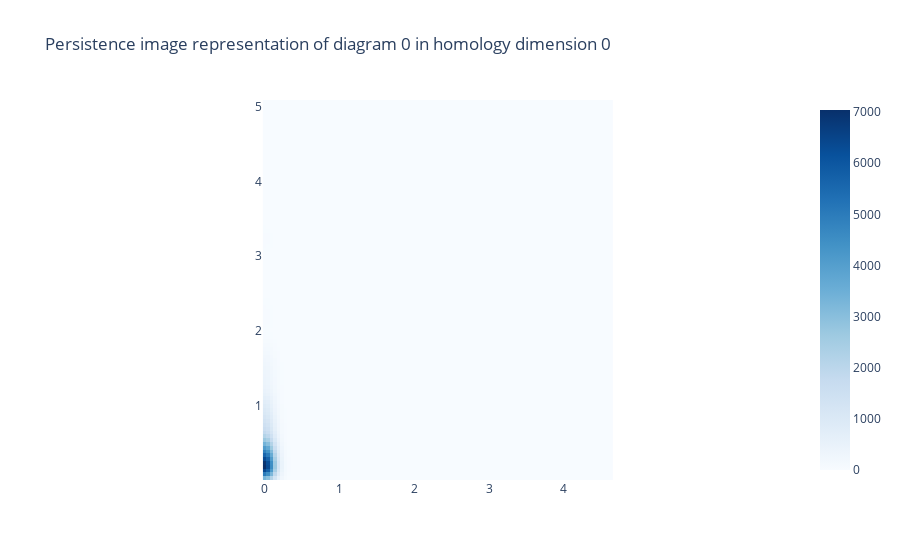

This figure's notebook cell:
### Code cell
pi = PersistenceImage()
features = pi.fit_transform_plot(diagram)
